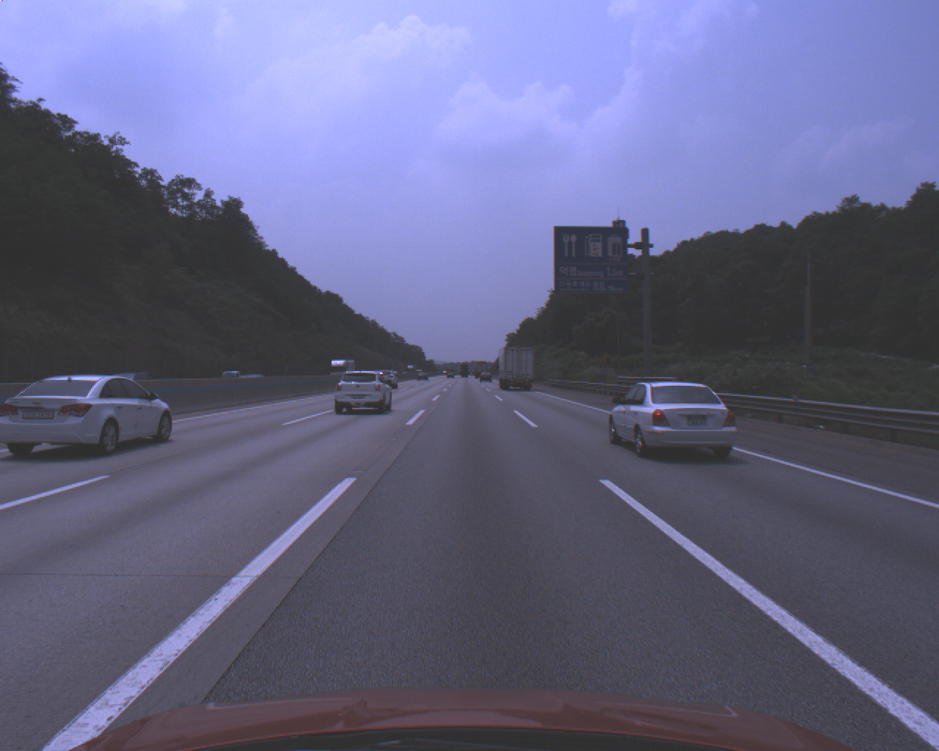
%> input picture Matlab_Code/2019_01_17_Edge_detection/sample.bmp, 939 x 751 px, shrunk from 1280 x 1024 before the run
$ octave test_01_14_5_degree_1.m   (GNU Octave 9; MATLAB toolbox functions it lacks are replaced by stand-ins)
%> lines starting %> are read from the running program, lines starting %| are printed output that depends on the picture
close all; clc; clear all;
%% Input image
img = imread ('sample.bmp');
%> img is the input picture: size 751x939x3 uint8; mean R, G, B 98.8, 99.7, 130.4
%% Show input image
figure, imshow(img);
img = rgb2gray(img);
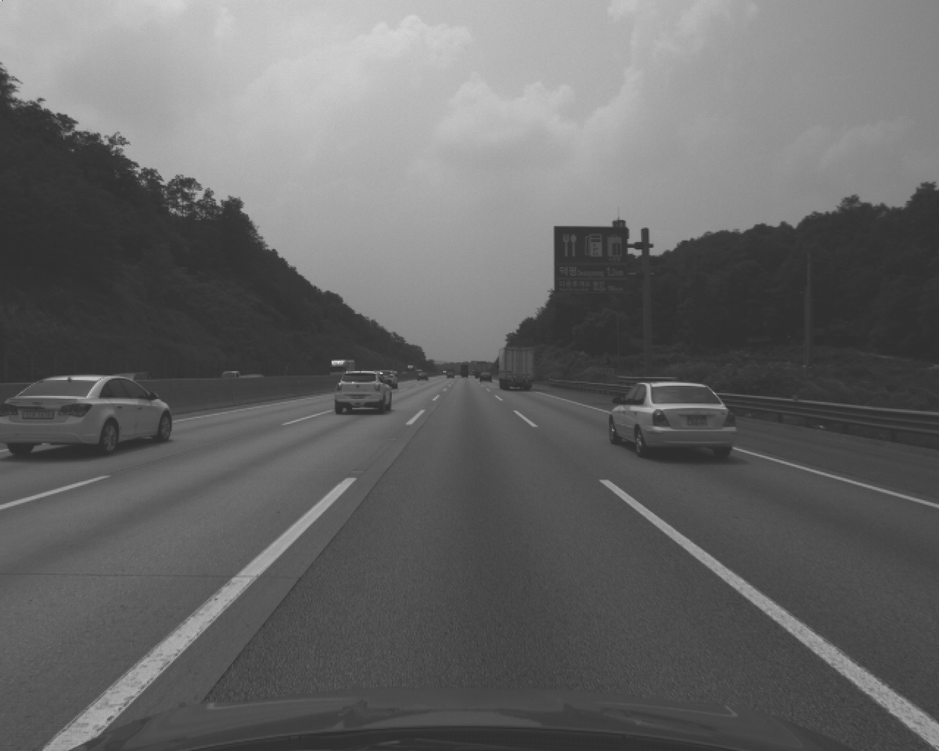
%> img: size 751x939 uint8; min 45, max 228, mean 102.9
img = double (img);
%> img: size 751x939 double
%% Filter for horizontal and vertical direction
KGx = [-1, 0, 1; -2, 0, 2; -1, 0, 1];
KGy = [1, 2, 1; 0, 0, 0; -1, -2, -1];
%% Gaussian Filter Coefficient
B = [2, 4, 5, 4, 2; 4, 9, 12, 9, 4;5, 12, 15, 12, 5;4, 9, 12, 9, 4;2, 4, 5, 4, 2 ];
B = 1/159.* B;
%Convolution of image by Gaussian Coefficient
A=conv2(img, B, 'same');
%% Convolution by image by horizontal and vertical filter
Filtered_X = conv2(A, KGx, 'same');
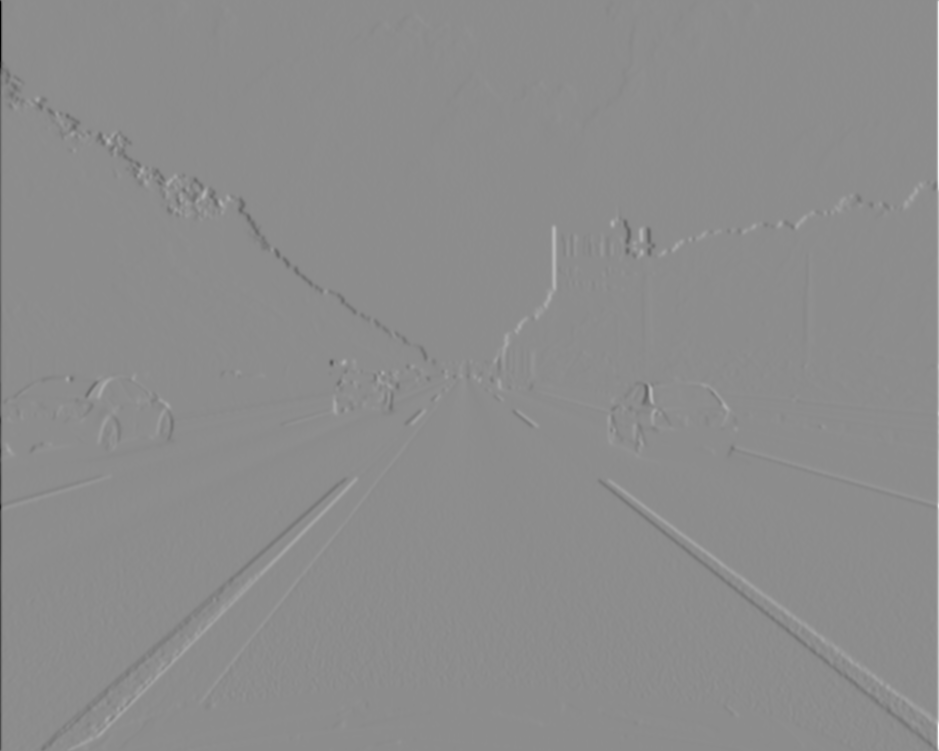
%> Filtered_X: size 751x939 double; min -669, max 543.3, mean 0; drawn with min black and max white
Filtered_Y = conv2(A, KGy, 'same');
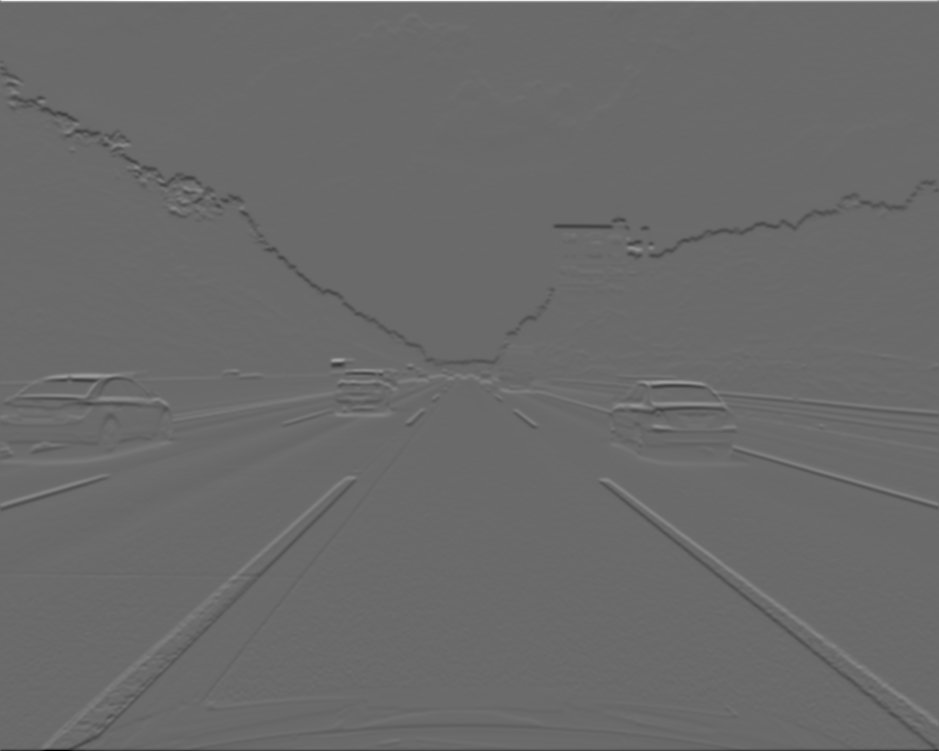
%> Filtered_Y: size 751x939 double; min -542.8, max 751.4, mean -0.4; drawn with min black and max white
%% Calculate directions/orientations
degree = atan2 (Filtered_Y, Filtered_X);
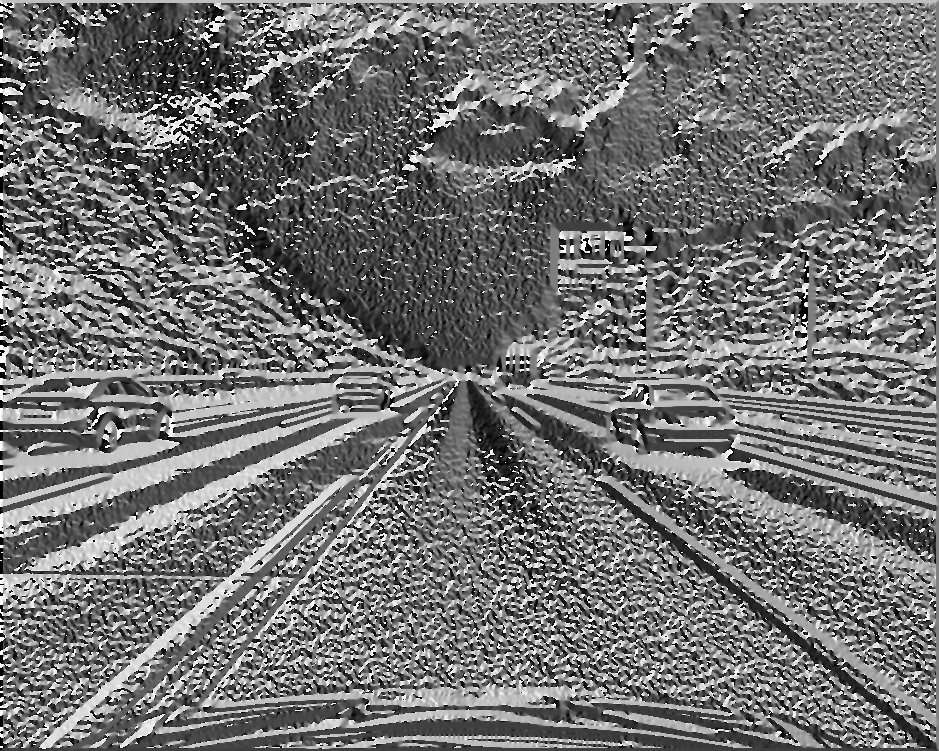
%> degree: size 751x939 double; min -3.14, max 3.14, mean -0.33; drawn with min black and max white
degree = degree*180/pi;
%% Calculate magnitude
%magnitude = (Filtered_X.^2) + (Filtered_Y.^2);
%magnitude2 = sqrt(magnitude);
%% Show
figure; imshow(degree);
%> after `imshow(degree)`:
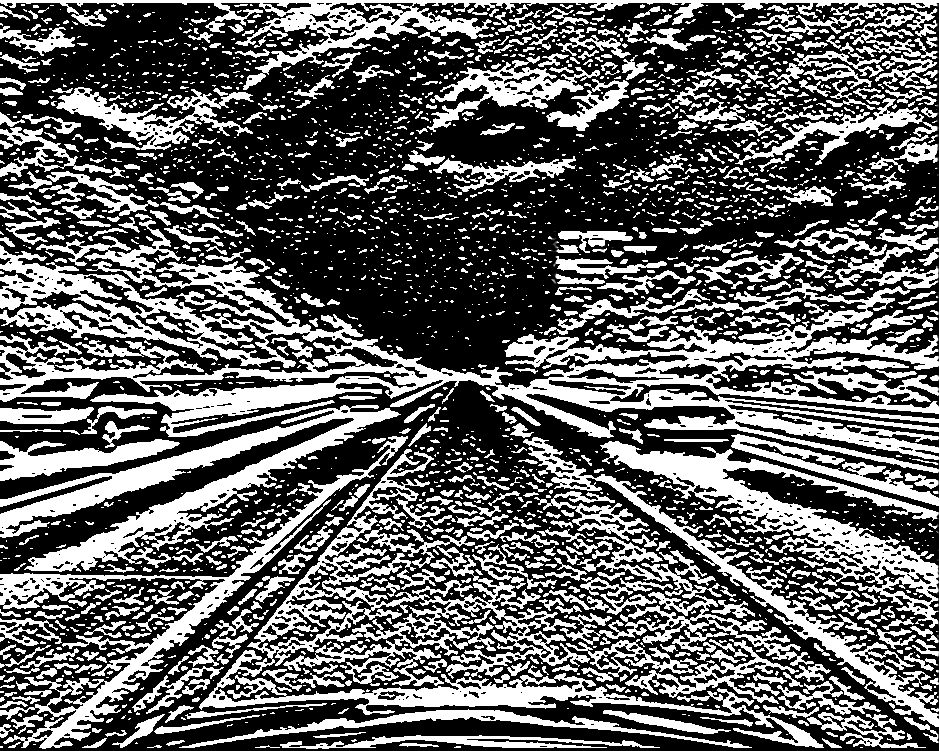
%> displayed picture: size 751x939, on the screen's scale of 0 to 255; min 0, max 255, mean 98.8

$ run again, with Matlab_Code/2019_01_17_Edge_detection/KAKA.jpg saved as Matlab_Code/2019_01_17_Edge_detection/sample.bmp
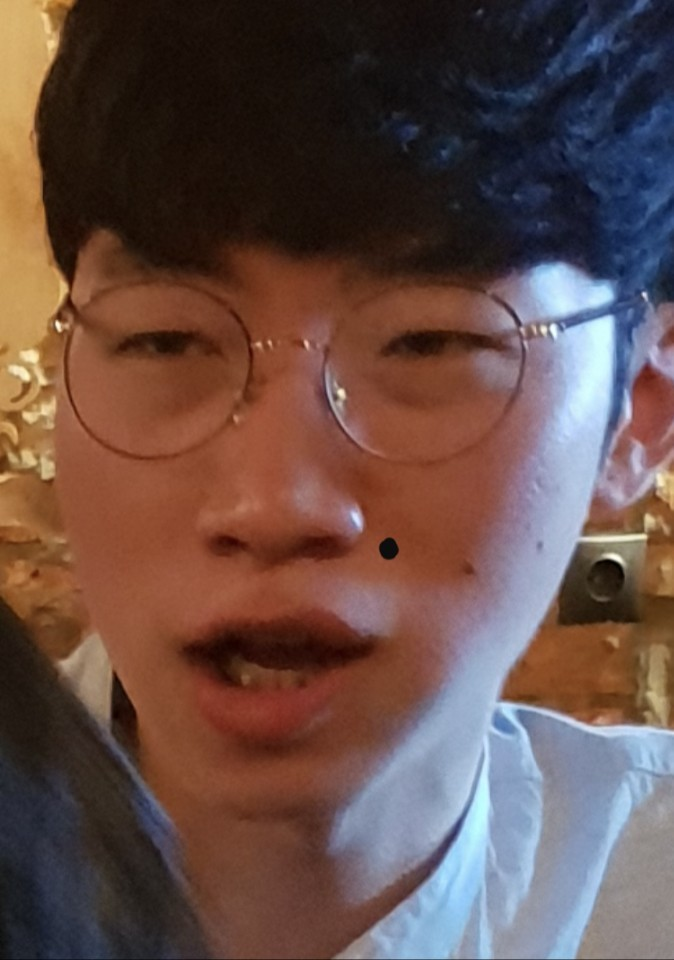
%> input picture Matlab_Code/2019_01_17_Edge_detection/KAKA.jpg, 674 x 960 px
%> img is the input picture: size 960x674x3 uint8; mean R, G, B 101.3, 77.2, 71.6
%> `degree = atan2 (Filtered_Y, Filtered_X);`:
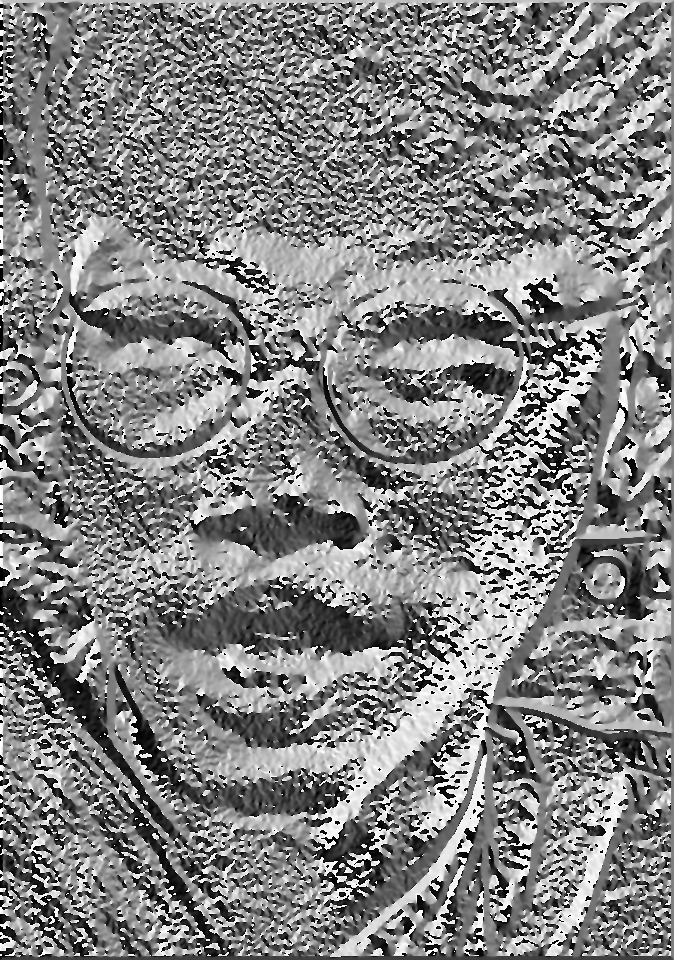
%> degree: size 960x674 double; min -3.14, max 3.14, mean 0.0821; drawn with min black and max white
%> `imshow(degree)`:
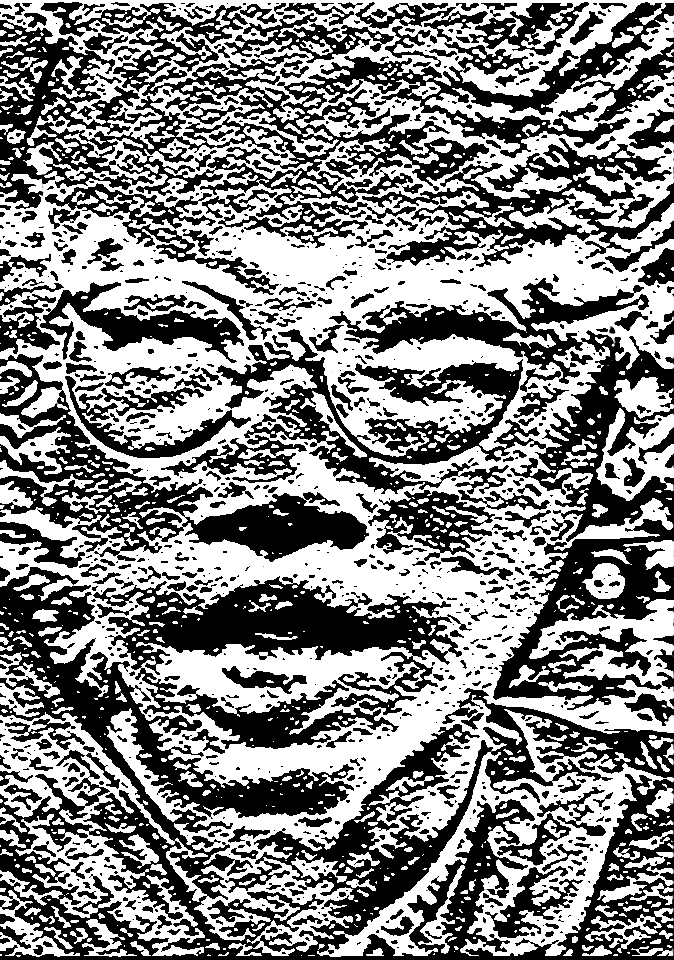
%> displayed picture: size 960x674, on the screen's scale of 0 to 255; min 0, max 255, mean 132.5
